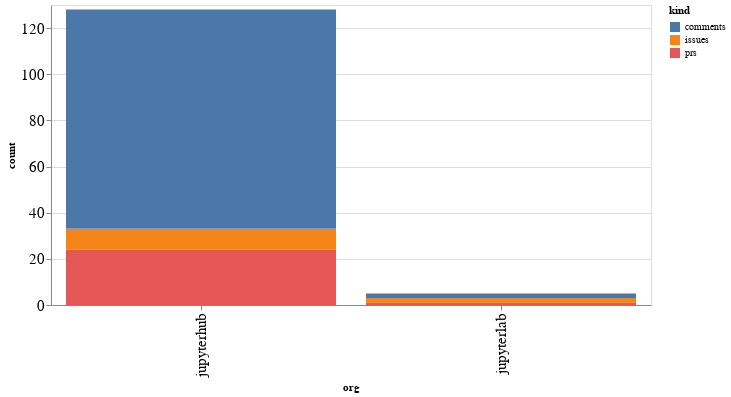

The notebook cell saved with this chart:
### Code cell
alt.Chart(org_summaries, width=600).mark_bar().encode(
    x='org',
    y='count',
    color='kind',
    tooltip="org"
)

### Figure 1 — Vega-Lite specification as saved in the notebook (floating-point values rounded to 4 significant figures)
{"config": {"axisLeft": {"labelFontSize": 15}, "axisBottom": {"labelFontSize": 15}}, "data": {"name": "data-d9b3df2ad4d64b96798d4ec3f5d7920f"}, "mark": "bar", "encoding": {"color": {"type": "nominal", "field": "kind"}, "tooltip": {"type": "nominal", "field": "org"}, "x": {"type": "nominal", "field": "org"}, "y": {"type": "quantitative", "field": "count"}}, "width": 600, "$schema": "https://vega.github.io/schema/vega-lite/v4.8.1.json", "datasets": {"data-d9b3df2ad4d64b96798d4ec3f5d7920f": [{"org": "jupyterhub", "kind": "comments", "count": 95}, {"org": "jupyterhub", "kind": "issues", "count": 9}, {"org": "jupyterhub", "kind": "prs", "count": 24}, {"org": "jupyterlab", "kind": "comments", "count": 2}, {"org": "jupyterlab", "kind": "issues", "count": 2}, {"org": "jupyterlab", "kind": "prs", "count": 1}]}}
